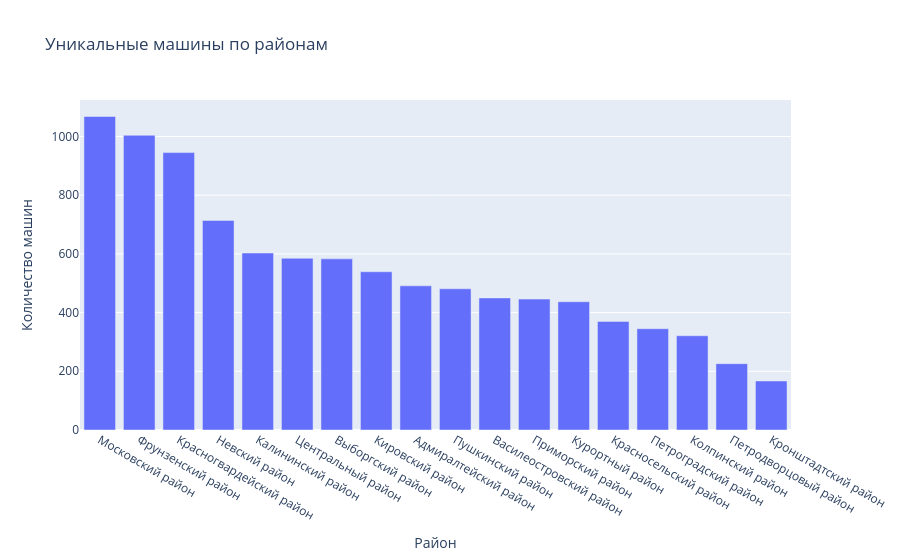

This figure's notebook cell:
### Markdown cell above
<div style="
    background-color: #3b8132; 
    padding: 10px; 
    border-radius: 5px;
    text-align: center;
    font-weight: bold;
    font-size: 24px;
    color: white;
">
 Распределение по районам

</div>

### Code cell
areas_count = {}
for vid, districts_for_car in areas.items():
    for district in districts_for_car:
        if district in areas_count:
            areas_count[district] += 1
        else:
            areas_count[district] = 1

areas_count = dict(sorted(areas_count.items(), key=lambda x: x[1], reverse=True))
print(areas_count)

fig = px.bar(x=list(areas_count), y=list(areas_count.values()),
             labels={'x': 'Район', 'y': 'Количество машин'},
             title='Уникальные машины по районам')
fig.show()

f = [{'Время': hour, 'Район': district, 'Количество': len(ids)}
     for (hour, district), ids in district_hour.items()]
df_district_hour = pd.DataFrame(f)
display(df_district_hour.head())

### Figure 1 — Plotly figure (JSON) as saved in the notebook; plotly's stock layout.template omitted (floating-point values rounded to 4 significant figures)
{"data": [{"hovertemplate": "Район=%{x}<br>Количество машин=%{y}<extra></extra>", "legendgroup": "", "marker": {"color": "#636efa", "pattern": {"shape": ""}}, "name": "", "orientation": "v", "showlegend": false, "textposition": "auto", "type": "bar", "x": ["Московский район", "Фрунзенский район", "Красногвардейский район", "Невский район", "Калининский район", "Центральный район", "Выборгский район", "Кировский район", "Адмиралтейский район", "Пушкинский район", "Василеостровский район", "Приморский район", "Курортный район", "Красносельский район", "Петроградский район", "Колпинский район", "Петродворцовый район", "Кронштадтский район"], "xaxis": "x", "y": [1068, 1004, 945, 714, 603, 585, 583, 539, 491, 481, 450, 446, 437, 370, 345, 321, 226, 167], "yaxis": "y"}], "layout": {"barmode": "relative", "legend": {"tracegroupgap": 0}, "title": {"text": "Уникальные машины по районам"}, "xaxis": {"anchor": "y", "domain": [0, 1], "title": {"text": "Район"}}, "yaxis": {"anchor": "x", "domain": [0, 1], "title": {"text": "Количество машин"}}}}
